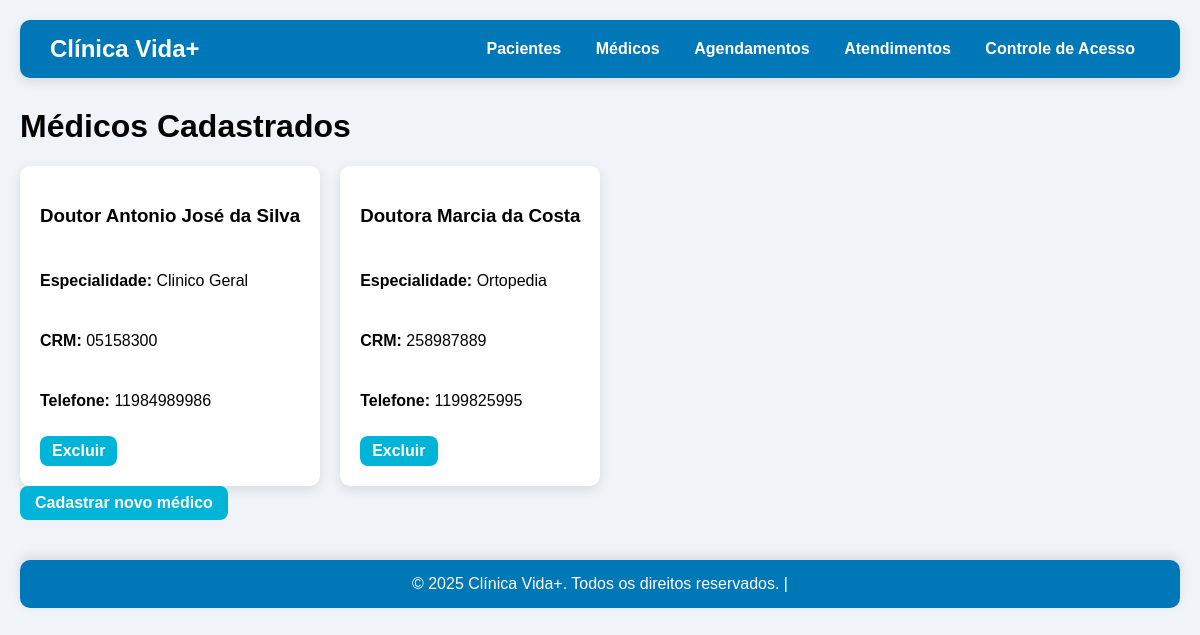
The page /medicos on the database as committed earlier.
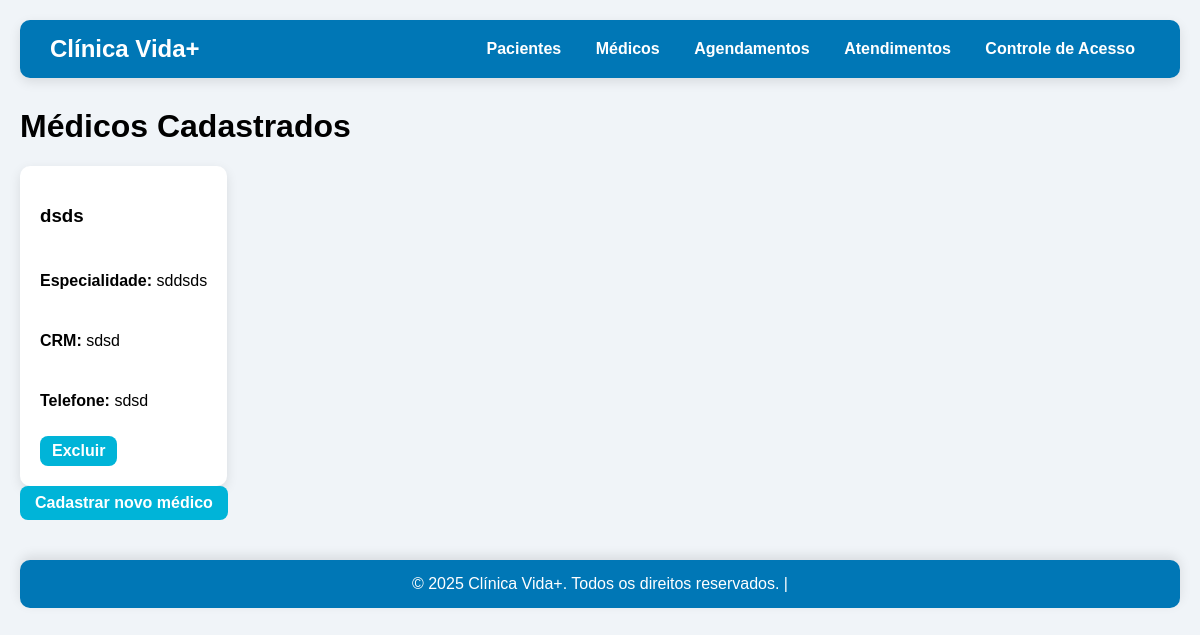
The same page on the database as committed later.
### app.py (models this page shows)
class Medico(db.Model):
    id = db.Column(db.Integer, primary_key=True)
    nome = db.Column(db.String(100), nullable=False)
    especialidade = db.Column(db.String(100), nullable=False)
    crm = db.Column(db.String(20), nullable=False)
    telefone = db.Column(db.String(20))
    disponivel = db.Column(db.Boolean, default=True)
    agendamentos = db.relationship('Agendamento', backref='medico', lazy=True, cascade="all, delete")

### app.py (the view)
@app.route('/medicos')
def lista_medicos():
    medicos = Medico.query.all()
    return render_template('medicos.html', medicos=medicos)

### templates/medicos.html
{% extends "base.html" %}
{% block content %}
<h1>Médicos Cadastrados</h1>
<div class="cards-container">
    {% for medico in medicos %}
    <div class="card paciente-card">
        <h3>{{ medico.nome }}</h3>
        <p><strong>Especialidade:</strong> {{ medico.especialidade }}</p>
        <p><strong>CRM:</strong> {{ medico.crm }}</p>
        <p><strong>Telefone:</strong> {{ medico.telefone }}</p>
        <div class="acoes">
            <a href="{{ url_for('excluir_medico', id=medico.id) }}" class="btn btn-voltar"
               onclick="return confirm('Tem certeza que deseja excluir este médico?')">Excluir</a>
        </div>
    </div>
    {% endfor %}
</div>
<a href="{{ url_for('cadastrar_medico') }}" class="btn">Cadastrar novo médico</a>
{% endblock %}

Rows that differ between the two databases and show on the page:
removed Medico: nome "Doutor Antonio José da Silva", especialidade "Clinico Geral", crm "05158300", telefone "11984989986"
removed Medico: nome "Doutora Marcia da Costa", especialidade "Ortopedia", crm "258987889", telefone "1199825995"
added Medico: nome "dsds", especialidade "sddsds", crm "sdsd", telefone "sdsd"
